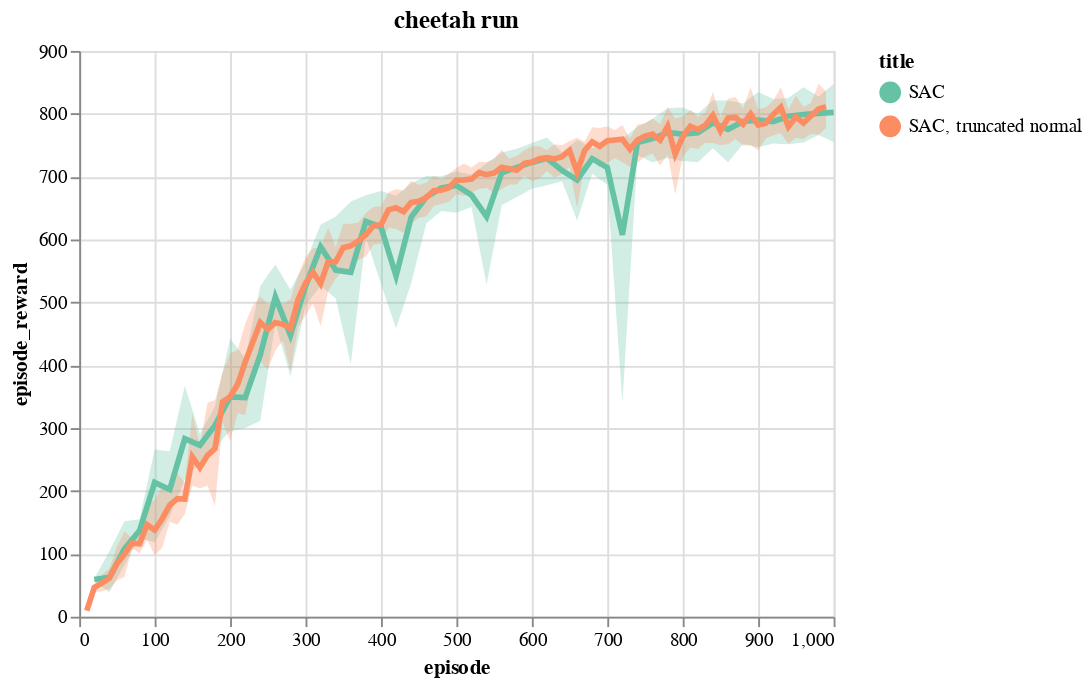

Here is the notebook cell this chart was saved with:
### Code cell
data = pd.concat([
    load_sac_results('cheetah', 'run'),
    load_jobs('sactrunc_v3*', title='SAC, truncated normal'),
])
data = data[data.episode <= 1000]

# plot_with_bars(data, y_col='episode_reward', color='title', test=False) |\
# plot_with_bars(data, y_col='episode_reward', color='title', test=True)

chart = plot_with_bars(data, y_col='episode_reward', color='title', test=True)
chart.title = 'cheetah run'
chart

### Figure 1 — Vega-Lite specification as saved in the notebook (floating-point values rounded to 4 significant figures; data arrays with more than 128 entries replaced by an {"elided": "..."} marker saying what was removed)
{"config": {"view": {"height": 300, "width": 400}, "range": {"category": {"scheme": "set2"}, "ordinal": {"scheme": "plasma"}}, "legend": {"labelLimit": 0}, "background": "white", "mark": {"clip": true}, "line": {"size": 3}}, "layer": [{"mark": {"type": "line", "opacity": 1, "size": 0}, "encoding": {"color": {"type": "nominal", "field": "title"}, "x": {"type": "quantitative", "field": "episode"}, "y": {"type": "quantitative", "aggregate": "mean", "field": "episode_reward"}}, "transform": [{"filter": "(datum.test === true)"}]}, {"mark": {"type": "errorband", "extent": "ci"}, "encoding": {"color": {"type": "nominal", "field": "title"}, "x": {"type": "quantitative", "field": "episode"}, "y": {"type": "quantitative", "field": "episode_reward"}}, "transform": [{"filter": "(datum.test === true)"}]}, {"mark": "line", "encoding": {"color": {"type": "nominal", "field": "title"}, "x": {"type": "quantitative", "field": "episode"}, "y": {"type": "quantitative", "aggregate": "mean", "field": "episode_reward"}}, "transform": [{"filter": "(datum.test === true)"}]}], "data": {"name": "data-c491a9324b976b36e921328282a45479"}, "title": "cheetah run", "$schema": "https://vega.github.io/schema/vega-lite/v4.8.1.json", "datasets": {"data-c491a9324b976b36e921328282a45479": {"elided": "4522 records"}}}
